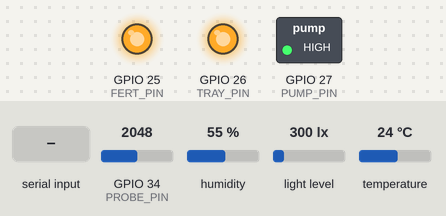
A sketch run on a simulated ESP32. Parts: switched loads named in the sketch (green lamp = pin HIGH), output pins drawn as LEDs (lit = HIGH). Inputs (shaded band) come from the test bench; at power-on: GPIO 34 (PROBE_PIN) = 2048, humidity 55 %, light level 300 lx, temperature 24 °C. WiFi joins after 1.5 s; servers stay silent unless stated; uploads are accepted with an empty reply; the local clock reads 2024-03-15 10:24:30 at power-on unless the sketch sets it; what the sketch prints to the serial monitor is not drawn.

Above: at 4.3 s.
4.4 s: "T\n" received over Serial
At 5.2 s:
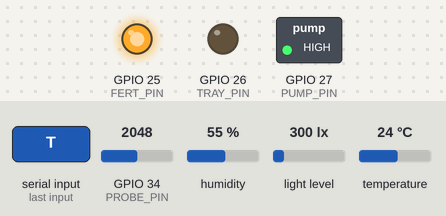
5.9 s: "P\n" received over Serial
At 6.6 s:
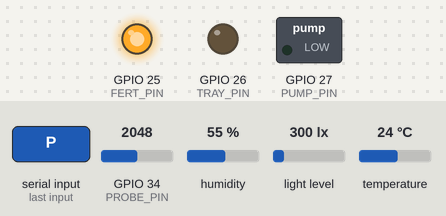
7.4 s: "F\n" received over Serial
At 8.0 s:
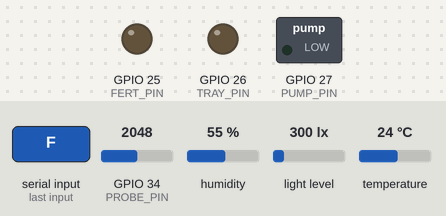
12.4 s: "F\n" received over Serial
At 13.6 s:
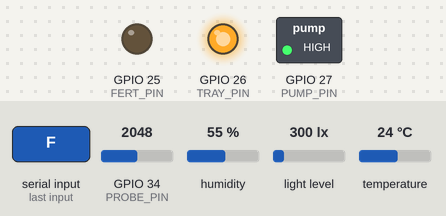
13.9 s: "T\n" received over Serial
At 15.1 s:
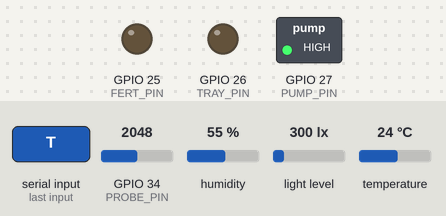
Timing chart, 0 to 20.4 s (numbered marks = the images above; inputs shaded):
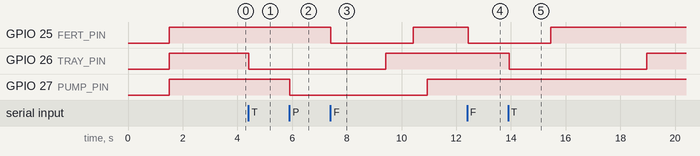

Measured:
- after the input at 4.4 s, GPIO 26 (TRAY_PIN): HIGH → LOW at once
- after the input at 5.9 s, GPIO 27 (PUMP_PIN): HIGH → LOW at once
- after the input at 7.4 s, GPIO 25 (FERT_PIN): HIGH → LOW at once, → HIGH 3.0 s later
- after the input at 12.4 s, GPIO 25 (FERT_PIN): HIGH → LOW at once
- after the input at 13.9 s, GPIO 26 (TRAY_PIN): HIGH → LOW after 0.05 s, → HIGH 5.0 s later

The sketch:

section_node_v2.ino
```cpp
/*
 * ============================================================
 *  Smart Orchid Care v2 â€” SECTION NODE
 *  R26-SE-018 Â· Component 3
 * ============================================================
 *  One node per SECTION (= one microclimate zone).
 *
 *  EVERY node:
 *    - reads temperature + humidity (DHT22), light (BH1750),
 *      and a reference root-moisture probe on ONE sample plant
 *    - computes VPD (drying power of the air)
 *    - pushes readings to  /farm/houses/{H}/sections/{S}/latest
 *      and appends the same reading to  /farm/history/{H}/{S}
 *    - polls  /farm/houses/{H}/sections/{S}/control  and obeys:
 *          trayCommand  -> opens the tray solenoid valve N seconds
 *          waterCommand -> (master node only) runs the pump N seconds
 *
 *  The MASTER node (IS_MASTER = true, normally S1) additionally drives the
 *  house water pump and the fertilizer dosing pump. Fertilizer is ONLY ever
 *  delivered while water is already flowing â€” never onto dry roots.
 *
 *  POWER: this farm has Wi-Fi but NO MAINS. Set POWER_MODE below.
 *
 *  WIRING (see WIRING_SIMPLE.html / DEVICE_ASSEMBLY_FULL_3D.html)
 *    DHT22   DATA -> GPIO4   (10k pull-up to 3V3)
 *    BH1750  SDA  -> GPIO21   SCL -> GPIO22
 *    Probe   AOUT -> GPIO34   (input-only ADC)
 *    Tray valve relay IN  -> GPIO26
 *    Pump relay IN        -> GPIO27   (master only)
 *    Fertilizer relay IN  -> GPIO25   (master only)
 *    All sensor VCC -> 3V3 rail, all GND -> GND rail
 *
 *  LIBRARIES: DHT sensor library (Adafruit), Adafruit Unified Sensor,
 *             BH1750 (Christopher Laws), ArduinoJson (Benoit Blanchon)
 * ============================================================
 */

#include <WiFi.h>
#include <HTTPClient.h>
#include <DHT.h>
#include <Wire.h>
#include <BH1750.h>
#include <ArduinoJson.h>
#include <time.h>

// â• â• â• â• â• â• â• â• â• â• â• â• â• â• â•  1. SET THESE PER DEVICE â• â• â• â• â• â• â• â• â• â• â• â• â• â• â• 
#define HOUSE_ID   "H1"
#define SECTION_ID "S1"          // S1 / S2 / S3 / S4  â€” must match the app
#define IS_MASTER  true          // true ONLY on the node wired to the pump

const char* WIFI_SSID     = "Pixel_8047";
const char* WIFI_PASSWORD = "24681012";

// â• â• â• â• â• â• â• â• â• â• â• â• â• â• â•  2. POWER MODE â• â• â• â• â• â• â• â• â• â• â• â• â• â• â• 
//  ALWAYS_ON  : stays awake, reacts to app commands within POLL_MS.
//               Use for the demo and for the master node. ~2 days per charge.
//  DEEP_SLEEP : sleeps between readings, ~50 days per charge, but a manual
//               command waits until the next wake (up to READ_INTERVAL_MS).
#define POWER_ALWAYS_ON  0
#define POWER_DEEP_SLEEP 1
#define POWER_MODE  POWER_ALWAYS_ON

// â• â• â• â• â• â• â• â• â• â• â• â• â• â• â•  3. TIMING â• â• â• â• â• â• â• â• â• â• â• â• â• â• â• 
#define READ_INTERVAL_MS  300000UL   // 5 min â€” matches the ML trend window
#define POLL_MS           10000UL    // command poll (ALWAYS_ON only)
#define PUMP_MAX_SEC      300
#define VALVE_MAX_SEC     120
#define FERT_MAX_SEC      30

// â• â• â• â• â• â• â• â• â• â• â• â• â• â• â•  4. PINS â• â• â• â• â• â• â• â• â• â• â• â• â• â• â• 
#define DHT_PIN     4
#define DHT_TYPE    DHT22
#define PROBE_PIN   34
#define TRAY_PIN    26
#define PUMP_PIN    27
#define FERT_PIN    25
#define RELAY_ACTIVE_LOW true      // most modules switch ON when IN is LOW

// Probe calibration â€” measure YOUR probe (serial command 'C')
#define PROBE_DRY   4095
#define PROBE_WET   1500

// â• â• â• â• â• â• â• â• â• â• â• â• â• â• â•  5. FIREBASE â• â• â• â• â• â• â• â• â• â• â• â• â• â• â• 
#define FB_HOST "https://orchid-smart-care-default-rtdb.firebaseio.com"
const String BASE    = String(FB_HOST) + "/farm/houses/" HOUSE_ID "/sections/" SECTION_ID;
const String CTRL    = BASE + "/control";
// History is stored OUTSIDE the section node on purpose. When it lived at
// BASE + "/history", every app poll of /farm/houses.json dragged the whole
// archive down with it - about 1 MB after a few days, against 8 KB of actual
// state - which made the dashboard take seconds to load. Keeping the archive on
// its own branch lets the app fetch live state alone.
const String HIST    = String(FB_HOST) + "/farm/history/" HOUSE_ID "/" SECTION_ID;

DHT dht(DHT_PIN, DHT_TYPE);
BH1750 lightMeter;

bool     bhOK = false;
uint32_t lastRead = 0, lastPoll = 0;
uint32_t readingCount = 0;

// non-blocking actuator timers (0 = idle)
uint32_t trayUntil = 0, pumpUntil = 0, fertUntil = 0;

struct Reading {
  float temperature, humidity, light, vpd;
  int   probeRaw;
  float sampleMoisture;
  bool  tempOK, lightOK;
};

/* Dose length for the fertilizer pump.
   Must START and FINISH inside the watering window so the nutrient is always
   carried onto wet roots â€” dosing onto dry roots burns them. Returns 0 if the
   watering run is too short to dose safely. */
int fertSeconds(int waterSecs) {
  if (waterSecs < 6) return 0;                 // too short to be safe
  int f = waterSecs / 4;                       // ~25% of the run
  int cap = waterSecs - 3;                     // must end before the water stops
  if (f > cap) f = cap;
  if (f > FERT_MAX_SEC) f = FERT_MAX_SEC;
  return f < 3 ? 3 : f;
}

// â• â• â• â• â• â• â• â• â• â• â• â• â• â• â• â• â• â• â• â• â• â• â• â•  SETUP â• â• â• â• â• â• â• â• â• â• â• â• â• â• â• â• â• â• â• â• â• â• â• â• 
void setup() {
  Serial.begin(115200);
  delay(1500);
  Serial.println(F("\n==============================================="));
  Serial.println(F("  Smart Orchid Care v2 - Section Node"));
  Serial.printf ("  Device: %s-%s   %s\n", HOUSE_ID, SECTION_ID,
                 IS_MASTER ? "[MASTER: pump + fertilizer]" : "[sensors + tray]");
  Serial.println(F("==============================================="));

  // relays OFF first, before anything can float them on
  pinMode(TRAY_PIN, OUTPUT); relayWrite(TRAY_PIN, false);
  if (IS_MASTER) {
    pinMode(PUMP_PIN, OUTPUT); relayWrite(PUMP_PIN, false);
    pinMode(FERT_PIN, OUTPUT); relayWrite(FERT_PIN, false);
  }
  Serial.println(F("[OK] Relays initialised OFF"));

  dht.begin();
  Serial.printf("[OK] DHT22 on GPIO%d\n", DHT_PIN);

  initBH1750();

  pinMode(PROBE_PIN, INPUT);
  Serial.printf("[OK] Moisture probe on GPIO%d (reference only)\n", PROBE_PIN);

  connectWiFi();
  syncTime();

  Serial.println(F("\nCommands: R=read  T=tray 5s  P=pump 5s  F=fert 3s  C=calibrate  H=help\n"));
  lastRead = millis() - READ_INTERVAL_MS;   // take a reading immediately
}

// â• â• â• â• â• â• â• â• â• â• â• â• â• â• â• â• â• â• â• â• â• â• â• â•  LOOP â• â• â• â• â• â• â• â• â• â• â• â• â• â• â• â• â• â• â• â• â• â• â• â• 
void loop() {
  serviceActuators();          // always first â€” safety
  handleSerial();

  uint32_t now = millis();

  if (now - lastRead >= READ_INTERVAL_MS) {
    lastRead = now;
    Reading r = readSensors();
    printReading(r);
    if (WiFi.status() == WL_CONNECTED) pushReading(r);
    else { Serial.println(F("[WiFi] offline - reconnecting")); connectWiFi(); }

#if POWER_MODE == POWER_DEEP_SLEEP
    if (idle()) {
      pollCommands();                       // last chance before sleeping
      if (idle()) deepSleep();
    }
#endif
  }

#if POWER_MODE == POWER_ALWAYS_ON
  if (now - lastPoll >= POLL_MS) {
    lastPoll = now;
    if (WiFi.status() == WL_CONNECTED) pollCommands();
  }
#endif

  delay(50);
}

bool idle() { return trayUntil == 0 && pumpUntil == 0 && fertUntil == 0; }

// â• â• â• â• â• â• â• â• â• â• â• â• â• â• â• â• â• â• â• â• â• â• â• â•  SENSORS â• â• â• â• â• â• â• â• â• â• â• â• â• â• â• â• â• â• â• â• â• â• â• â• 
void initBH1750() {
  const uint8_t addrs[2] = {0x23, 0x5C};
  const uint8_t pins[2][2] = {{21, 22}, {22, 21}};   // also try swapped wires
  for (int p = 0; p < 2 && !bhOK; p++) {
    for (int a = 0; a < 2 && !bhOK; a++) {
      Wire.begin(pins[p][0], pins[p][1]);
      delay(120);
      if (lightMeter.begin(BH1750::CONTINUOUS_HIGH_RES_MODE, addrs[a], &Wire)) {
        bhOK = true;
        Serial.printf("[OK] BH1750 SDA=%d SCL=%d addr=0x%02X%s\n",
                      pins[p][0], pins[p][1], addrs[a],
                      p == 1 ? "  <-- your SDA/SCL are swapped" : "");
      }
    }
  }
  if (!bhOK) Serial.println(F("[ERROR] BH1750 not found - check wiring"));
}

float computeVPD(float t, float rh) {
  float svp = 0.6108 * exp((17.27 * t) / (t + 237.3));
  return svp * (1.0 - rh / 100.0);
}

Reading readSensors() {
  Reading r;

  r.temperature = dht.readTemperature();
  r.humidity    = dht.readHumidity();
  if (isnan(r.temperature) || isnan(r.humidity)) {
    delay(2200);                                   // DHT22 needs 2s between reads
    r.temperature = dht.readTemperature();
    r.humidity    = dht.readHumidity();
  }
  r.tempOK = !(isnan(r.temperature) || isnan(r.humidity));
  if (!r.tempOK) { r.temperature = -999; r.humidity = -999; }

  r.light   = bhOK ? lightMeter.readLightLevel() : -999;
  r.lightOK = (r.light >= 0);
  if (!r.lightOK) r.light = -999;

  long sum = 0;
  for (int i = 0; i < 5; i++) { sum += analogRead(PROBE_PIN); delay(20); }
  r.probeRaw = sum / 5;
  float pct = map(r.probeRaw, PROBE_DRY, PROBE_WET, 0, 100);
  r.sampleMoisture = constrain(pct, 0, 100);

  // VPD only means anything when temp AND humidity are valid
  r.vpd = r.tempOK ? computeVPD(r.temperature, r.humidity) : -999;

  readingCount++;
  return r;
}

void printReading(Reading r) {
  Serial.printf("#%lu  T=%.1fC  RH=%.1f%%  L=%.0flx  VPD=%.3f  probe=%d (%.1f%%)%s\n",
                readingCount, r.temperature, r.humidity, r.light, r.vpd,
                r.probeRaw, r.sampleMoisture,
                (!r.tempOK || !r.lightOK) ? "   <-- SENSOR FAULT" : "");
}

// â• â• â• â• â• â• â• â• â• â• â• â• â• â• â• â• â• â• â• â• â• â• â• â•  FIREBASE â• â• â• â• â• â• â• â• â• â• â• â• â• â• â• â• â• â• â• â• â• â• â• â• 
// The backend does all time reasoning (e.g. the tray cooldown) using the
// timestamp WE send, so it must be a real epoch â€” hence syncTime() via NTP.
void syncTime() {
  configTime(0, 0, "pool.ntp.org", "time.nist.gov");
  Serial.print(F("[TIME] syncing"));
  for (int i = 0; i < 20 && time(nullptr) < 100000; i++) { delay(500); Serial.print('.'); }
  time_t t = time(nullptr);
  if (t > 100000) Serial.printf(" ok (epoch %ld)\n", (long)t);
  else            Serial.println(F(" FAILED - timestamps will be wrong"));
}

uint64_t epochMillis() {
  time_t t = time(nullptr);
  return (t > 100000) ? (uint64_t)t * 1000ULL : (uint64_t)millis();
}

String readingJson(Reading r) {
  JsonDocument d;   // ArduinoJson v7: sizes itself
  d["temperature"]    = r.temperature;
  d["humidity"]       = r.humidity;
  d["light"]          = r.light;
  d["vpd"]            = r.vpd;
  d["sampleMoisture"] = r.sampleMoisture;
  d["probeRaw"]       = r.probeRaw;
  d["timestamp"]      = epochMillis();
  d["deviceId"]       = HOUSE_ID "-" SECTION_ID;
  d["sensorFault"]    = (!r.tempOK || !r.lightOK);
  String out; serializeJson(d, out); return out;
}

void pushReading(Reading r) {
  String body = readingJson(r);
  HTTPClient http;
  http.setTimeout(8000);

  http.begin(BASE + "/latest.json");
  http.addHeader("Content-Type", "application/json");
  int c1 = http.PUT(body);
  http.end();

  http.begin(HIST + ".json");
  http.addHeader("Content-Type", "application/json");
  int c2 = http.POST(body);
  http.end();

  Serial.printf("[CLOUD] latest=%d history=%d\n", c1, c2);
}

// â• â• â• â• â• â• â• â• â• â• â• â• â• â• â• â• â• â• â• â• â• â• â• â•  COMMANDS â• â• â• â• â• â• â• â• â• â• â• â• â• â• â• â• â• â• â• â• â• â• â• â• 
// Polls the control node the app/backend writes to. Acknowledges BEFORE acting
// so a command can never run twice if we reboot mid-operation.
void pollCommands() {
  HTTPClient http;
  http.setTimeout(8000);
  http.begin(CTRL + ".json");
  int code = http.GET();
  if (code != 200) { http.end(); return; }
  String payload = http.getString();
  http.end();
  if (payload.length() < 5 || payload == "null") return;

  JsonDocument d;
  if (deserializeJson(d, payload)) return;

  // ---- tray valve (every node) ----
  JsonObject tc = d["trayCommand"];
  if (!tc.isNull() && tc["requested"] == true) {
    int secs = constrain((int)(tc["fillSeconds"] | 15), 1, VALVE_MAX_SEC);
    ackCommand("trayCommand", "running", secs);
    trayUntil = millis() + (uint32_t)secs * 1000UL;
    relayWrite(TRAY_PIN, true);
    Serial.printf("[TRAY] valve OPEN %ds (by %s)\n", secs,
                  (const char*)(tc["triggeredBy"] | "?"));
  }

  if (!IS_MASTER) return;

  // ---- water pump + fertilizer (master only) ----
  JsonObject wc = d["waterCommand"];
  if (!wc.isNull() && wc["requested"] == true) {
    int secs = constrain((int)(wc["durationSec"] | 45), 1, PUMP_MAX_SEC);
    bool withFert = wc["withFertilizer"] | false;
    ackCommand("waterCommand", "running", secs);

    pumpUntil = millis() + (uint32_t)secs * 1000UL;
    relayWrite(PUMP_PIN, true);
    Serial.printf("[PUMP] ON %ds (by %s)\n", secs,
                  (const char*)(wc["triggeredBy"] | "?"));

    if (withFert) {
      int f = fertSeconds(secs);
      if (f > 0) {
        fertUntil = millis() + (uint32_t)f * 1000UL;
        relayWrite(FERT_PIN, true);
        Serial.printf("[FERT] dosing %ds into the water stream\n", f);
      } else {
        Serial.println(F("[FERT] watering too short to dose safely - skipped"));
      }
    }
  }
}

void ackCommand(const char* key, const char* status, int val) {
  JsonDocument d;
  d["requested"] = false;
  d["status"]    = status;
  d["ranSec"]    = val;
  d["deviceTs"]  = epochMillis();
  String body; serializeJson(d, body);
  HTTPClient http;
  http.setTimeout(6000);
  http.begin(CTRL + "/" + key + ".json");
  http.addHeader("Content-Type", "application/json");
  http.PUT(body);
  http.end();
}

// â• â• â• â• â• â• â• â• â• â• â• â• â• â• â• â• â• â• â• â• â• â• â• â•  ACTUATORS â• â• â• â• â• â• â• â• â• â• â• â• â• â• â• â• â• â• â• â• â• â• â• â• 
void relayWrite(int pin, bool on) {
  digitalWrite(pin, RELAY_ACTIVE_LOW ? (on ? LOW : HIGH) : (on ? HIGH : LOW));
}

void serviceActuators() {
  uint32_t now = millis();
  if (trayUntil && now >= trayUntil) {
    relayWrite(TRAY_PIN, false); trayUntil = 0;
    Serial.println(F("[TRAY] valve CLOSED"));
  }
  if (IS_MASTER) {
    if (fertUntil && now >= fertUntil) {
      relayWrite(FERT_PIN, false); fertUntil = 0;
      Serial.println(F("[FERT] dosing done"));
    }
    if (pumpUntil && now >= pumpUntil) {
      relayWrite(PUMP_PIN, false); pumpUntil = 0;
      relayWrite(FERT_PIN, false); fertUntil = 0;   // never leave fert on alone
      Serial.println(F("[PUMP] OFF"));
    }
  }
}

// â• â• â• â• â• â• â• â• â• â• â• â• â• â• â• â• â• â• â• â• â• â• â• â•  WIFI / SLEEP â• â• â• â• â• â• â• â• â• â• â• â• â• â• â• â• â• â• â• â• â• â• â• â• 
void connectWiFi() {
  Serial.printf("[WiFi] connecting to %s", WIFI_SSID);
  WiFi.mode(WIFI_STA);
  WiFi.begin(WIFI_SSID, WIFI_PASSWORD);
  for (int i = 0; i < 30 && WiFi.status() != WL_CONNECTED; i++) { delay(500); Serial.print('.'); }
  if (WiFi.status() == WL_CONNECTED)
    Serial.println(" connected, IP " + WiFi.localIP().toString());
  else
    Serial.println(F(" FAILED (will retry next cycle)"));
}

#if POWER_MODE == POWER_DEEP_SLEEP
void deepSleep() {
  Serial.printf("[SLEEP] %lu s\n", READ_INTERVAL_MS / 1000);
  Serial.flush();
  esp_sleep_enable_timer_wakeup((uint64_t)READ_INTERVAL_MS * 1000ULL);
  esp_deep_sleep_start();
}
#endif

// â• â• â• â• â• â• â• â• â• â• â• â• â• â• â• â• â• â• â• â• â• â• â• â•  SERIAL TOOLS â• â• â• â• â• â• â• â• â• â• â• â• â• â• â• â• â• â• â• â• â• â• â• â• 
void handleSerial() {
  if (!Serial.available()) return;
  String c = Serial.readStringUntil('\n'); c.trim(); c.toUpperCase();

  if (c == "R") { Reading r = readSensors(); printReading(r); }
  else if (c == "T") { trayUntil = millis() + 5000; relayWrite(TRAY_PIN, true);
                       Serial.println(F("[TEST] tray valve 5s")); }
  else if (c == "P") { if (IS_MASTER) { pumpUntil = millis() + 5000; relayWrite(PUMP_PIN, true);
                       Serial.println(F("[TEST] pump 5s")); } else Serial.println(F("not master")); }
  else if (c == "F") { if (IS_MASTER) { fertUntil = millis() + 3000; relayWrite(FERT_PIN, true);
                       Serial.println(F("[TEST] fertilizer 3s")); } else Serial.println(F("not master")); }
  else if (c == "C") calibrate();
  else if (c == "H") {
    Serial.println(F("R=read  T=tray 5s  P=pump 5s  F=fert 3s  C=calibrate  H=help"));
  }
}

void calibrate() {
  Serial.println(F("\n--- PROBE CALIBRATION ---"));
  Serial.println(F("Hold the probe in DRY AIR, then press Enter"));
  while (!Serial.available()) delay(100);
  Serial.readStringUntil('\n');
  long dry = 0; for (int i = 0; i < 20; i++) { dry += analogRead(PROBE_PIN); delay(50); }
  dry /= 20;
  Serial.printf("  dry  = %ld\n", dry);

  Serial.println(F("Press it on WET ROOTS, then press Enter"));
  while (!Serial.available()) delay(100);
  Serial.readStringUntil('\n');
  long wet = 0; for (int i = 0; i < 20; i++) { wet += analogRead(PROBE_PIN); delay(50); }
  wet /= 20;
  Serial.printf("  wet  = %ld\n", wet);
  Serial.printf("\nPut these in the sketch:\n  #define PROBE_DRY %ld\n  #define PROBE_WET %ld\n\n", dry, wet);
}
```
